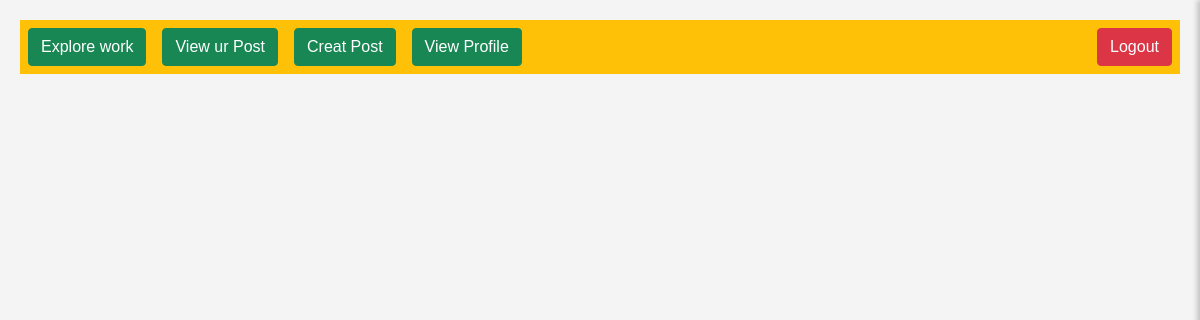
The app's page /Labour/viewLP.php (signed in), older data.
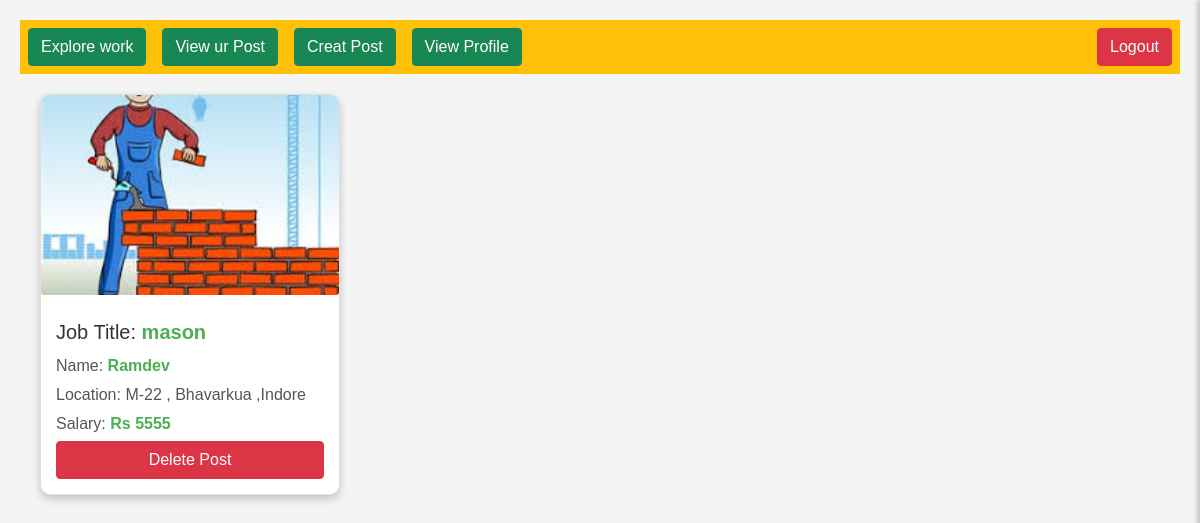
The same page, newer data.
### tables this page shows
CREATE TABLE `lab_post` (
  `l_post_ID` int(11) NOT NULL,
  `user_ID` int(11) NOT NULL,
  `workType` varchar(20) NOT NULL,
  `experience` varchar(11) NOT NULL,
  `salary` varchar(10) NOT NULL,
  `location` varchar(30) NOT NULL,
  `city` varchar(30) NOT NULL,
  `impath` varchar(200) NOT NULL
);

### Labour/viewLP.php (the view, shortened to what this page needs)
<?php
include "../Shared/sqlconnection.php";
$sql_result = mysqli_query($conn, "SELECT * FROM lab_post WHERE user_ID=$_SESSION[user_id]");
while ($dbrow = mysqli_fetch_assoc($sql_result)) {
    echo "
    <div class='card-container'>
        <div class='card'>
            <img src='$dbrow[impath]' alt='Job Image' class='card-img'>
            <div class='card-content'>
                <h3 class='card-title'>Job Title: <span class='highlight'>$dbrow[workType]</span></h3>
                <p class='card-text'>Name: <span class='highlight'>{$_SESSION['user_name']}</span></p>
                <p class='card-text'>Location: $dbrow[location]</p>
                <p class='card-text'>Salary: <span class='highlight'>Rs $dbrow[salary]</span></p>
                <a href='deletePost.php?l_post_ID=$dbrow[l_post_ID]'>
        <button class='btn btn-danger w-100'>Delete Post</button>
    </a>
            </div>
        </div>
    </div>
    ";
}
print_r($dbrow);
?>
<!DOCTYPE html>
<html lang="en">
<head>
</head>
<body>
</body>
</html>

Row changes from the older to the newer data that the page shows:
added lab_post: impath (picture), workType "mason", location "M-22 , Bhavarkua ,Indore", salary "5555"
